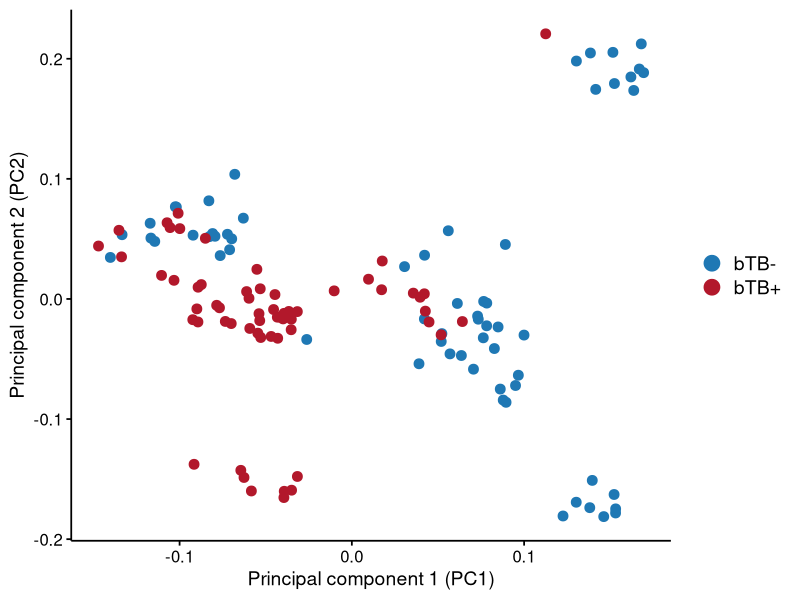
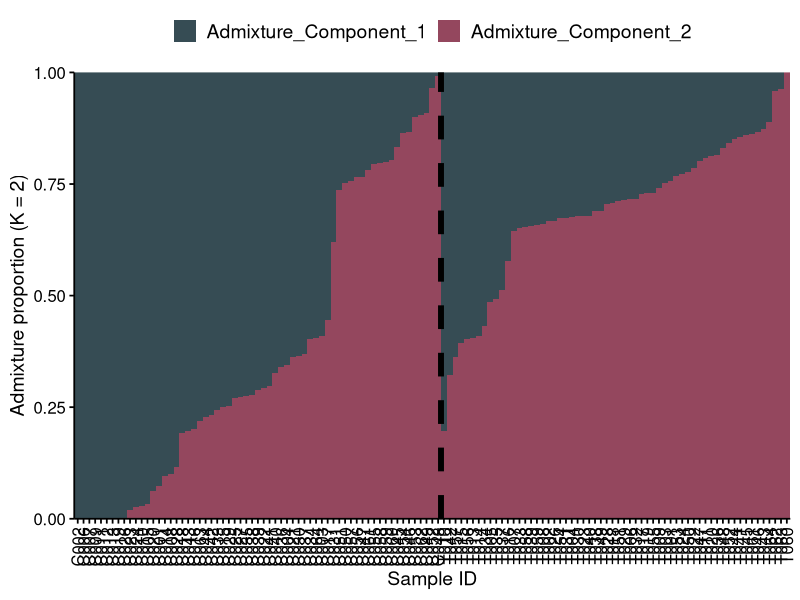
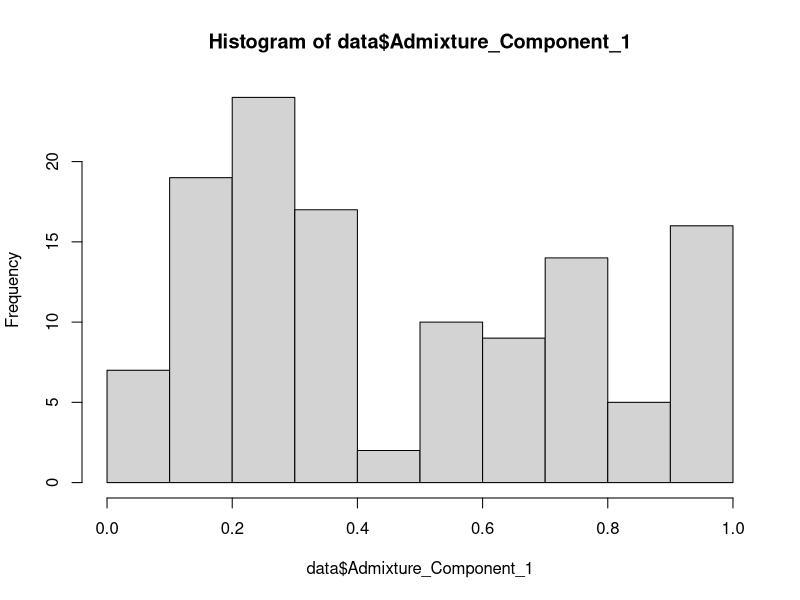
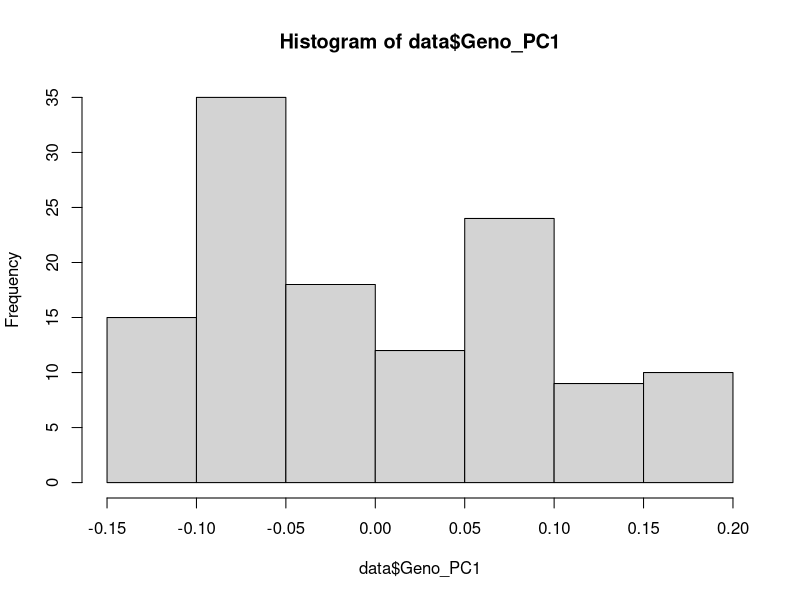
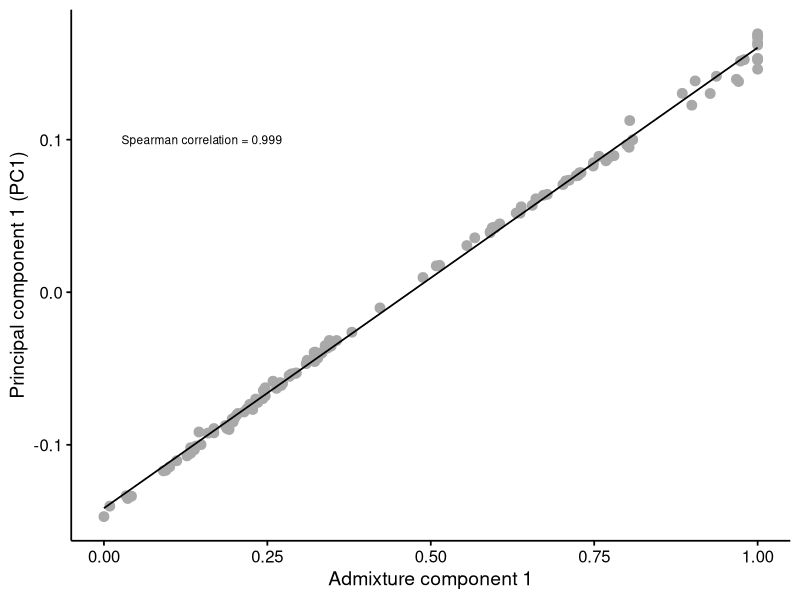

These charts were generated, in order, by the following R code: (Note: this script raises an error after producing the figures.)
## Summary - This script will help us get an understanding of the genetic structure present in
# our bovine tuberculosis (bTB) disease dataset of M. bovis-infected (n = 60) and control non-infected cattle (n = 63) 
# that we will be investigating as part of this workshop. This is important as inter- and 
# intra-breed genomic variation exists, which can impact the host response to infectious disease challenge,
# can confound genome-wide association studies and as such, needs to be controlled for and appreciated.



# Load in libraries
library(tidyverse)
library(data.table)
library(ggplot2)

getwd()
# Read in the data
data <- read.table('data/Part_I/metadata.txt', header = TRUE, sep = '\t')


# Inspect the data
str(data)

# Look at first 10-rows
head(data, 10)

# Make sure all samples were loaded in
dim(data)


# Some data manipulation
data$Condition <- factor(data$Condition, levels = c("Control", "Infected"), labels = c('bTB-', 'bTB+'))



#########
# Investigating population structure
#########


# PCA plot of genotype data
# PCA generated from 23,000 SNPs using PLINK v1.9 (https://www.cog-genomics.org/plink/1.9/) 
# and the --pca function, which uses the EIGENSTRAT algorithm to perform PCA on genotype data.
p1 <- ggplot(data, aes(x = Geno_PC1, y = Geno_PC2, color = Condition)) +
  geom_point(size = 3) +
  labs(x = "Principal component 1 (PC1)",
       y = "Principal component 2 (PC2)") +
  guides(color = guide_legend(override.aes = list(size = 5))) +
  theme_classic(base_size = 14, base_family = "Helvetica") +
  scale_color_manual(values = c("bTB-" = "#1f78b4", "bTB+" = "#b2182b")) +
  # Make it look better with the (theme() function)
  theme(
    axis.line = element_line(colour = "black", linewidth = 0.6),
    axis.ticks = element_line(colour = "black", linewidth = 0.6),
    axis.text = element_text(colour = "black", size = 12),
    axis.title = element_text(colour = "black", size = 14),
    legend.text = element_text(size = 14),
    legend.title = element_blank(),
    legend.position = "right"
  )

p1

# Structure plot of genotype data
# Admixture values generated using ADMIXTURE v1.3.0 (https://dalexander.github.io/admixture/) and the --cv flag to determine the optimal K-value (K = 2).

# Need to format the data into long format (currently in wide format)
# So we can plot the two components as a stacked bar plot

data_admixture <- data %>%
  pivot_longer(
    cols = starts_with("Admixture_Component"),
    names_to = "K",
    values_to = "Proportion"
  )


sample_order <- data_admixture %>%
  filter(K == "Admixture_Component_1") %>%
  arrange(Condition, desc(Proportion)) %>% 
  pull(Sample)

data_admixture <- data_admixture %>%
  mutate(Sample = factor(Sample, levels = sample_order))

  
p2 <- ggplot(data_admixture,
       aes(x = Sample,
           y = Proportion,
           fill = K)) +
  geom_col(width = 1) +
  labs(x = "Sample ID",
       y = "Admixture proportion (K = 2)") +
  scale_fill_manual(values = c(
    "Admixture_Component_1" = "#364C54",
    "Admixture_Component_2" = "#94475E"
  )) + theme_classic(base_size = 14, base_family = "Helvetica") +
  scale_y_continuous(expand = c(0, 0)) +
  # Make it look better with the (theme() function)
  theme(
    axis.line = element_line(colour = "black", linewidth = 0.6),
    axis.ticks = element_line(colour = "black", linewidth = 0.6),
    axis.text = element_text(colour = "black", size = 12),
    axis.text.x = element_text(colour = "black", size = 12, angle = 90, hjust = 1, vjust = 0.5),
    axis.title = element_text(colour = "black", size = 14),
    legend.text = element_text(size = 14),
    legend.title = element_blank(),
    legend.position = "top"
  ) + geom_vline(xintercept = 63.5, linetype = "dashed", color = "black", size = 0.6, linewidth = 2)

p2

# Do ADMIXTURE and PCA display report compatible information

# We will investigate the relationship between the admixture component 1 and PC1
# The easiest way to assess the relationship between variables x and y is via correlation.


# lets look at the distribution of the two variables
# Assessing the distribution of the data is the first task in any analysis.
# If the data is normally distributed (bell shaped) we can apply parametric tests (e.g., Pearson correlation), if not, we can apply non-parametric tests (e.g., Spearman correlation) or alternatively
# transform the data to a normal distribution e.g., via log transformation

# We will do this in base R as these plots don't need to be fancy
hist(data$Admixture_Component_1)
hist(data$Geno_PC1)

# Dont appear to be normally distributed but can foramally test with shapiro.wilk test
shapiro.test(data$Admixture_Component_1)
shapiro.test(data$Geno_PC1)

# A significant p-value (p < 0.05) indicates that the data is not normally distributed, which is the case for both variables here. 
# As such, we will use a non-parametric test (Spearman) to assess the correlation between the two variables.


admix_pc_cor <- cor.test(data$Admixture_Component_1, data$Geno_PC1, method = "spearman", exact = FALSE)
admix_pc_cor

# report exact p-value
admix_pc_cor$p.value

# This is a highly significant correlation, lets see how it looks visually
p3 <- ggplot(data, aes(x = Admixture_Component_1, y = Geno_PC1)) +
  geom_point(col = 'darkgrey', size = 3) +
  geom_smooth(method = "lm", se = FALSE, color = "black", linewidth = 0.6) +
  labs(x = "Admixture component 1",
       y = "Principal component 1 (PC1)") +
  theme_classic(base_size = 14, base_family = "Helvetica") +
  # Make it look better with the (theme() function)
  theme(
    axis.line = element_line(colour = "black", linewidth = 0.6),
    axis.ticks = element_line(colour = "black", linewidth = 0.6),
    axis.text = element_text(colour = "black", size = 12),
    axis.title = element_text(colour = "black", size = 14),
    legend.text = element_text(size = 14),
    legend.title = element_blank(),
    legend.position = "right"
  ) + annotate('text', x = 0.15, y = 0.1, label = paste0("Spearman correlation = ", round(admix_pc_cor$estimate, 3)), size = 3)
p3

# PCA and ADMIXTURE information are (relatively) mutually compatible, at least for this ancestry component (K = 2). This is important as it means that the two methods are capturing the same underlying genetic structure in our dataset, which is reassuring.
# However, what is this ancestry component? is it a breed, geographic location, familial, sire-based?
# We hypothesise that principal component of genomic variation (i.e., PC1) can be explained by Holstein breed percentage

hist(data$Holstein_percentage)
shapiro.test(data$Holstein_percentage)


pc_holstein_cor <- cor.test(data$Geno_PC1, data$Holstein_percentage, method = "spearman", exact = FALSE)
pc_holstein_cor
pc_holstein_cor$p.value

admix_holstein_cor <- cor.test(data$Admixture_Component_1, data$Holstein_percentage, method = "spearman", exact = FALSE)
admix_holstein_cor
admix_holstein_cor$p.value

# lets plot this
p4 <- ggplot(data, aes(y = Holstein_percentage, x = Admixture_Component_1)) +
  geom_point(col = 'darkgrey', size = 3) +
  labs(y = "Holstein breed percentage",
       x = "Admixture component 1")  +
  theme_classic(base_size = 14, base_family = "Helvetica") +
  scale_y_continuous(limits = c(0, 100), breaks = seq(0, 100, by = 20)) +
  scale_x_continuous(limits = c(0, 1), breaks = seq(0, 1, by = 0.2)) +
  # Make it look better with the (theme() function)
  theme(
    axis.line = element_line(colour = "black", linewidth = 0.6),
    axis.ticks = element_line(colour = "black", linewidth = 0.6),
    axis.text = element_text(colour = "black", size = 12),
    axis.title = element_text(colour = "black", size = 14),
    legend.text = element_text(size = 14),
    legend.title = element_blank(),
    legend.position = "right"
  ) + geom_smooth(method = "lm", se = TRUE, color = "steelblue", linewidth = 1) +
  geom_abline(slope = 100, intercept = 0, linetype = "dashed", color = "darkred", size = 0.6, linewidth = 2) +
  annotate('text', x = 0.15, y = 85, label = paste0("Spearman correlation = ", round(admix_holstein_cor$estimate, 3)), size = 3)
p4



# Lets make a publication ready figure of the population structure analyses
library(patchwork)

# Combine the plots into a single figure
combined_plot <- (p1 + p3 + p4) / p2 + plot_annotation(tag_levels = 'A')
combined_plot

# Need to change around the tags
# Because we want admixture plot to be panel B
p1 <- p1 + labs(tag = "A")
p2 <- p2 + labs(tag = "B")
p3 <- p3 + labs(tag = "C")
p4 <- p4 + labs(tag = "D")

combined_plot <- (p1 + p3 + p4) / p2
combined_plot


# save the plot
# Will make it extra wide for the admixture plot
# If you want to save this, uncomment the line below but create the directory results/figures/ first
#ggsave("results/figures/population_structure.pdf", combined_plot, width = 20, height = 10, units = "in", dpi = 600)

## evaluate the correlation between genoPC1 and Holstein%.
